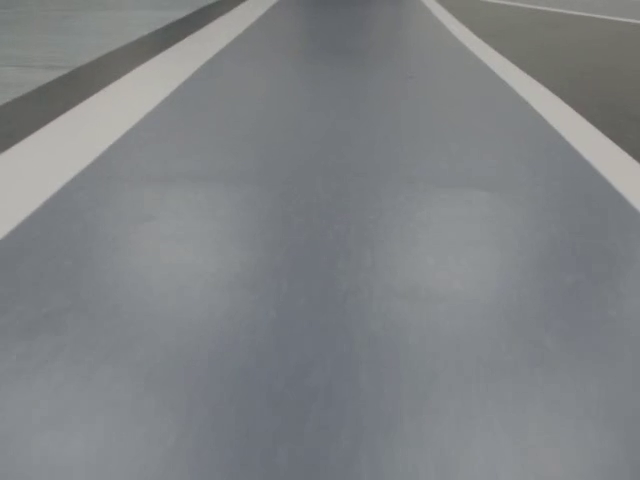
#> input picture frame 96 of track_video.mp4, 640 x 480 px
$ python detect.py
#> lines starting #> are read from the running program, lines starting #| are printed output that depends on the picture; after the words box and inside, x2 and y2 are one past the last pixel; in counts of white or black regions, pixels touching at a corner belong together
#!/usr/bin/env python
# -*- coding: utf-8 -*-
'''
@author: Allen(Zifeng) An
@course:
@contact: anz8@mcmaster.ca
@file: detect.py
@time: 7/30/2019 11:50 AM
'''

import cv2
import numpy as np
import math
import matplotlib.pyplot as plt

# takes in an image and returns the canny edge image
# gray scale --> noise reduction  --> canny edge detection
def canny(image):
    gray = cv2.cvtColor(image, cv2.COLOR_RGB2GRAY)
    blur = cv2.GaussianBlur(gray, (5, 5), 0)
    canny = cv2.Canny(blur, 50, 150)
    return canny

# in gray scale picture: 0 --> black, 255 -->white
def region_of_interest(image): # this image is canny --> black and white
    height=image.shape[0] # height of the image 480
    width=image.shape[1] #640

    # mask (bitwise AND) image --> region of interest
    # our mask is a polygon, the origin is the top left corner of the window
    triangle = np.array([
        [(0,300),(0,140),(250,0),(450,0),(width,140),(width,300)]])

    mask = np.zeros_like(image) # all 0 array --> black
    cv2.fillPoly(mask,triangle,255)
    masked_image = cv2.bitwise_and(image,mask)
    # you can use imshow function to show any of these images
    return masked_image

#put lines on a black image
def display_lines(image,lines):
    line_image=np.zeros_like(image) #black background
    if lines is not None:
        for line in lines:
            x1,y1,x2,y2=line.reshape(4)
            cv2.line(line_image,(x1,y1),(x2,y2),(255,0,0),5)
            #img, point1, point2, rbg colour, thickness
        return line_image

def average_slope_intercept_left(image,lines):
    left_fit=[]
    right_fit=[]
    for line in lines:
        x1,y1,x2,y2=line.reshape(4) # line here is numpy ndarray
        parameters= np.polyfit((x1,x2),(y1,y2),1) # returns slope and y-intercept of each line
        slope, intercept=parameters[0],parameters[1]
        if slope < 0:
            left_fit.append((slope,intercept))
        else:
            right_fit.append((slope,intercept))

    if len(left_fit) == 0: # np.average will throw an error if fit is empty
        raise Exception("Left Empty.")

    left_fit_avg=np.average(left_fit,axis=0)
    left_line= make_coordinates(image,left_fit_avg)
    return np.array([left_line])

def average_slope_intercept_right(image,lines):
    left_fit=[]
    right_fit=[]
    for line in lines:
        x1,y1,x2,y2=line.reshape(4)
        parameters= np.polyfit((x1,x2),(y1,y2),1)
        slope, intercept=parameters[0],parameters[1]
        if slope < 0:
            left_fit.append((slope,intercept))
        else:
            right_fit.append((slope,intercept))

    if len(right_fit) == 0:
        raise Exception("Right Empty.")

    right_fit_avg = np.average(right_fit, axis=0)
    right_line=make_coordinates(image,right_fit_avg)
    return np.array([right_line])

# this function is never used
def average_slope_intercept(image,lines):
    return np.concatenate((average_slope_intercept_left(image,lines),average_slope_intercept_right(image,lines)))


def make_coordinates(image, line_parameters): #takes the line parameters, returns the coordinates
    # print("in make_coordinates(): ", line_parameters)
    slope,intercept= line_parameters
    # y1=image.shape[0]
    # y2=int(y1*0.6) # 60 percent of the screen from bottom up
    y1 = 300 # arbitrarily defined
    y2 = 50
    x1=int((y1-intercept)/slope) # linear equation of the line
    x2 = int((y2 - intercept) / slope)

    return np.array([x1,y1,x2,y2])

def calculate_angle(car,centre):
    #takes the coordinates of the car and the current centre of the lane
    rise, run =centre[1]-car[1],centre[0]-car[0]
    if run == 0:
        print('Going straight')
    else:
        slope = rise/run
        radian = math.atan(math.fabs(slope))
        angle = 90-math.degrees(radian)
        if angle<4: print('Going straight') # noise control, ignore 4 degrees or less deviation
        else:
            if slope <0: print('Turning right '+str(round(angle,2))+' degrees')
            else: print('Turning left '+str(round(angle,2))+' degrees')


def mid_point(line): # return the mid point of the given line
    x1,y1,x2,y2=line.reshape(4)
    #640 is the width of the image
    slope = (y2-y1)/(x2-x1)
    intercept= y1-slope*x1
    if slope <0: margin_point= 0,intercept
    else: margin_point= 640, slope*640+intercept
    mid_x=(margin_point[0]+x2)/2
    mid_y=(margin_point[1]+y2)/2
    return mid_x,mid_y

#video

cap= cv2.VideoCapture('track_video.mp4') # cap= cv2.VideoCapture(1) is the camera on the car

while (cap.isOpened()) == True:
    _,frame =cap.read()
#> frame is the input picture: shape (480, 640, 3); mean B, G, R 132.7, 130.4, 127.3
    if  _ == False:
        break
    canny_image = canny(frame)
#> in canny, `canny = cv2.Canny(blur, 50, 150)`:
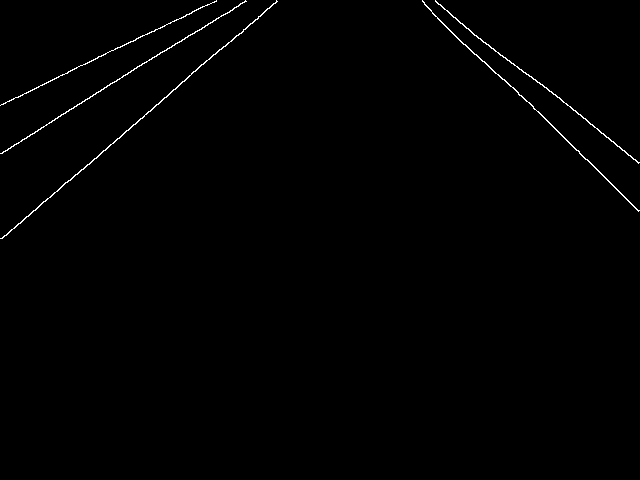
#> canny: shape (480, 640); 0.65% white in thin lines or dots, all inside (x1, y1, x2, y2) = (0, 0, 640, 239)
    cropped_img = region_of_interest(canny_image)
#> in region_of_interest, `cv2.fillPoly(mask,triangle,255)`:
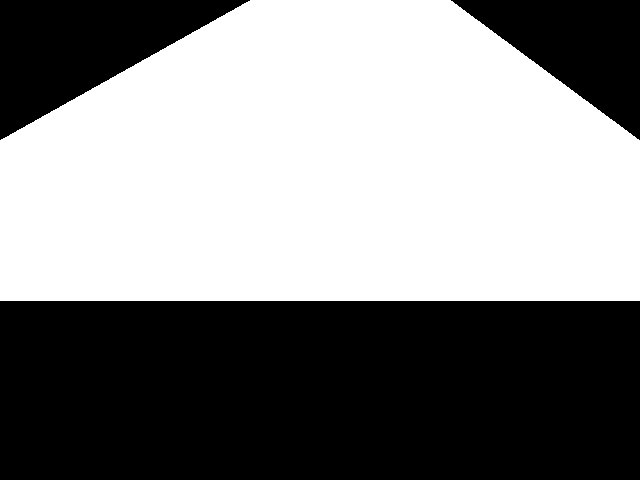
#> mask: shape (480, 640); 52.7% white; 3 black regions, box (x1, y1, x2, y2) and area: (0, 301, 640, 480) 114560, (0, 0, 250, 140) 17570, (451, 0, 640, 140) 13300
#> in region_of_interest, `masked_image = cv2.bitwise_and(image,mask)`:
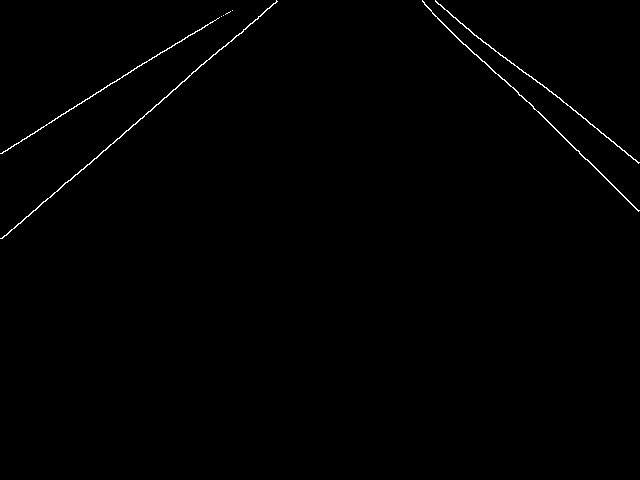
#> masked_image: shape (480, 640); 0.54% white in thin lines or dots, all inside (x1, y1, x2, y2) = (0, 0, 640, 239)
    # HoughLineP(img,pixel quantity, theta, number of intersections in the voting box)
    # transform into
    lines = cv2.HoughLinesP(cropped_img, 1, np.pi / 180, 40, np.array([]), minLineLength=4, maxLineGap=10)
#> lines = 15 rows, first 6: [2, 238, 276, 0], [0, 153, 219, 17], [498, 74, 615, 187], [465, 44, 502, 79], [460, 23, 585, 118], [605, 178, 638, 210]
    # 40 is the number of votes in the voting box, this is the threshold value for detection
    # print("from Hough lines: ", lines.shape, lines)
    car_location= int(frame.shape[1]/2),int(frame.shape[0])
#> car_location = (320, 480)
    # print(frame.shape[0],frame.shape[1])
    #           height       width


    right_flag, left_flag = False, False # making sure the variables are initialized
    try:
        averaged_lines_right = average_slope_intercept_right(frame, lines)
#> the loop in average_slope_intercept_right, `for line in lines:` made 15 passes
#> (x1, y1, x2, y2, slope, intercept) on passes 1 to 12: (2, 238, 276, 0, -0.869, 239.7), (0, 153, 219, 17, -0.621, 153), (498, 74, 615, 187, 0.966, -407), (465, 44, 502, 79, 0.946, -395.9), (460, 23, 585, 118, 0.76, -326.6), (605, 178, 638, 210, 0.97, -408.7), (14, 144, 195, 31, -0.624, 152.7), (70, 180, 186, 79, -0.871, 240.9), (473, 34, 526, 74, 0.755, -323), (546, 87, 628, 155, 0.829, -365.8), (432, 13, 482, 61, 0.96, -401.7), (1, 238, 68, 180, -0.866, 238.9)
#> after the loop in average_slope_intercept_right, `for line in lines:`: left_fit = [(-0.869, 239.7), (-0.621, 153), (-0.624, 152.7), (-0.871, 240.9), (-0.866, 238.9), (-0.632, 154.3)]; right_fit = [(0.966, -407), (0.946, -395.9), (0.76, -326.6), (0.97, -408.7), (0.755, -323), (0.829, -365.8), (0.96, -401.7), (0.978, -413.9), (0.806, -349.4)]
#> in average_slope_intercept_right, `right_fit_avg = np.average(right_fit, axis=0)`: right_fit_avg = [0.886, -376.9]
#> in make_coordinates, `slope,intercept= line_parameters`: slope = 0.886; intercept = -376.9
#> in make_coordinates, `x1=int((y1-intercept)/slope)`: x1 = 764
#> in make_coordinates, `x2 = int((y2 - intercept) / slope)`: x2 = 482
#> in average_slope_intercept_right, `right_line=make_coordinates(image,right_fit_avg)`: right_line = [764, 300, 482, 50]
#> averaged_lines_right = [[764, 300, 482, 50]]
        avg_line_image_right = display_lines(frame, averaged_lines_right)
#> the loop in display_lines, `for line in lines:` made 1 pass
    except Exception as e:
        # print('Error!',e)
        right_flag=True

    try:
        averaged_lines_left = average_slope_intercept_left(frame, lines)
#> the loop in average_slope_intercept_left, `for line in lines:` made 15 passes
#> in average_slope_intercept_left, `left_fit_avg=np.average(left_fit,axis=0)`: left_fit_avg = [-0.747, 196.6]
#> in average_slope_intercept_left, `left_line= make_coordinates(image,left_fit_avg)`: left_line = [-138, 300, 196, 50]
#> averaged_lines_left = [[-138, 300, 196, 50]]
        avg_line_image_left = display_lines(frame, averaged_lines_left)
#> the loop in display_lines (call 2), `for line in lines:` made 1 pass
    except Exception as e:
        # print('Error!', e)
        left_flag = True

    if left_flag ==False and right_flag == False:
        combo_image = cv2.addWeighted(frame, 1, avg_line_image_left, 1,1)
        combo_image = cv2.addWeighted(combo_image, 1, avg_line_image_right, 1,1)

        mid_right = tuple(int(x) for x in mid_point(averaged_lines_right))
#> in mid_point, `x1,y1,x2,y2=line.reshape(4)`: x1 = 764; y1 = 300; x2 = 482; y2 = 50
#> in mid_point, `slope = (y2-y1)/(x2-x1)`: slope = 0.887
#> in mid_point, `intercept= y1-slope*x1`: intercept = -377.3
#> in mid_point, `else: margin_point= 640, slope*640+intercept`: margin_point = (640, 190.1)
#> in mid_point, `mid_x=(margin_point[0]+x2)/2`: mid_x = 561
#> in mid_point, `mid_y=(margin_point[1]+y2)/2`: mid_y = 120
#> mid_right = (561, 120)
        mid_left = tuple(int(x) for x in mid_point(averaged_lines_left))
#> mid_left = (98, 123)
        cv2.circle(combo_image, mid_right, 5, (0, 0, 255), thickness=5)
        cv2.circle(combo_image, mid_left, 5, (0, 0, 255), thickness=5)
        centre = int((mid_left[0] + mid_right[0]) / 2), int((mid_left[1] + mid_right[1]) / 2)
#> centre = (329, 121)
        cv2.circle(combo_image, centre, 5, (192, 0, 192), thickness=5)
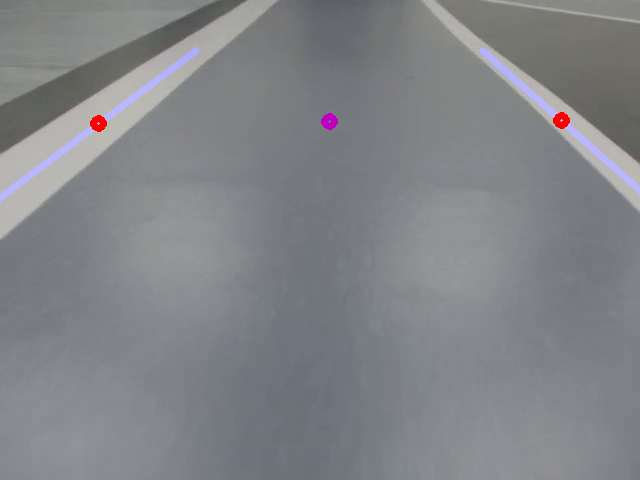
#> combo_image: shape (480, 640, 3); mean B, G, R 135.3, 132, 129.4
        cv2.circle(combo_image, car_location, 5, (255, 255, 0), thickness=5)
#> combo_image: shape (480, 640, 3); 0.03% of pixels changed, all inside (x1, y1, x2, y2) = (312, 472, 329, 480)
        calculate_angle(car_location,centre)
#> in calculate_angle, `rise, run =centre[1]-car[1],centre[0]-car[0]`: rise = -359; run = 9
#> in calculate_angle, `slope = rise/run`: slope = -39.89
#> in calculate_angle, `radian = math.atan(math.fabs(slope))`: radian = 1.55
#> in calculate_angle, `angle = 90-math.degrees(radian)`: angle = 1.44

        cv2.imshow('combo',combo_image)
        cv2.waitKey(1) #wait for 1 msec
        # plt.imshow(combo_image) #shows coordinates
        # plt.show()

    elif left_flag == False and right_flag == True:
        combo_image = cv2.addWeighted(frame, 0.8, avg_line_image_left, 1, 1)

        mid_left = tuple(int(x) for x in mid_point(averaged_lines_left))
        cv2.circle(combo_image, mid_left, 5, (0, 0, 255), thickness=5)
        centre = mid_left[0] + 330, mid_left[1] # 330 is arbitrarily chosen
        cv2.circle(combo_image, centre, 5, (192, 0, 192), thickness=5)
        cv2.circle(combo_image, car_location, 5, (255, 255, 0), thickness=5)
        calculate_angle(car_location, centre)

        cv2.imshow('combo', combo_image)
        cv2.waitKey(1)
    elif left_flag == True and right_flag == False:
        combo_image = cv2.addWeighted(frame, 0.8, avg_line_image_right, 1, 1)
        mid_right = tuple(int(x) for x in mid_point(averaged_lines_right))
        cv2.circle(combo_image, mid_right, 5, (0, 0, 255), thickness=5)
        centre = mid_right[0] - 330, mid_right[1]
        cv2.circle(combo_image, centre, 5, (192, 0, 192), thickness=5)
        cv2.circle(combo_image, car_location, 5, (255, 255, 0), thickness=5)
        calculate_angle(car_location, centre)

        cv2.imshow('combo', combo_image)
        cv2.waitKey(1)
    else:
        cv2.imshow('combo', frame)
        cv2.waitKey(1)

# Closes all the frames
cv2.destroyAllWindows()

$ run again, starting later in the video
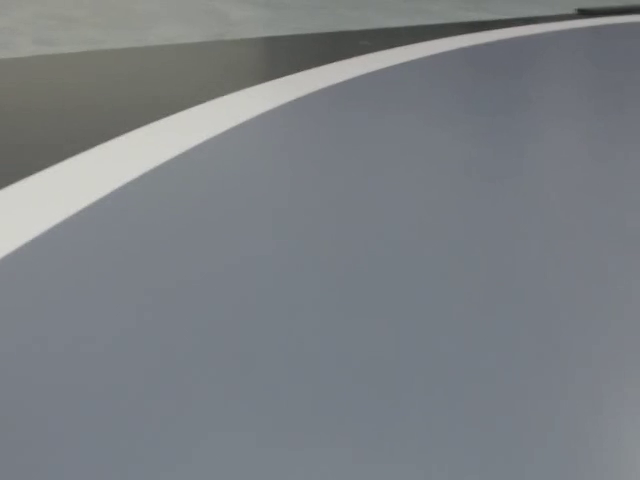
#> input picture frame 434 of track_video.mp4, 640 x 480 px
#> frame is the input picture: shape (480, 640, 3); mean B, G, R 131.7, 127.4, 122.8
#> in canny, `canny = cv2.Canny(blur, 50, 150)`:
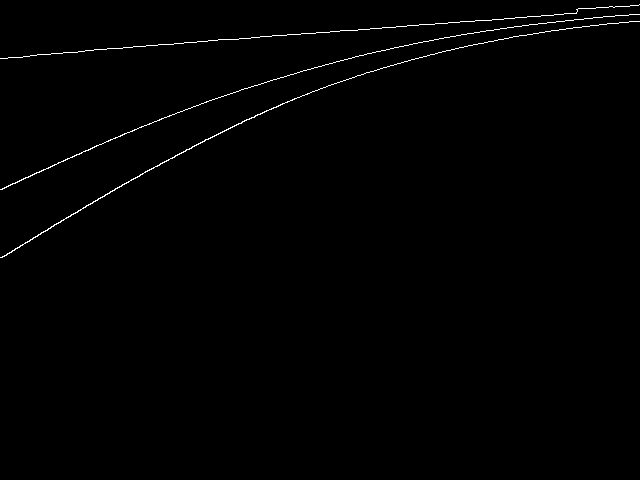
#> canny: shape (480, 640); 0.69% white in thin lines or dots, all inside (x1, y1, x2, y2) = (0, 4, 640, 258)
#> mask: shape (480, 640); 52.7% white; 3 black regions, box (x1, y1, x2, y2) and area: (0, 301, 640, 480) 114560, (0, 0, 250, 140) 17570, (451, 0, 640, 140) 13300
#> masked_image: shape (480, 640); 0.49% white in thin lines or dots, all inside (x1, y1, x2, y2) = (0, 20, 504, 258)
#> lines = 13 rows, first 6: [251, 37, 474, 21], [2, 188, 141, 126], [0, 257, 133, 178], [193, 106, 303, 70], [234, 125, 328, 85], [353, 30, 369, 29]
#> the loop in average_slope_intercept_right, `for line in lines:` made 13 passes
#> (x1, y1, x2, y2, slope, intercept) on passes 1 to 8: (251, 37, 474, 21, -0.0717, 55.01), (2, 188, 141, 126, -0.446, 188.9), (0, 257, 133, 178, -0.594, 257), (193, 106, 303, 70, -0.327, 169.2), (234, 125, 328, 85, -0.426, 224.6), (353, 30, 369, 29, -0.0625, 52.06), (367, 53, 486, 30, -0.193, 123.9), (174, 43, 339, 31, -0.0727, 55.65)
#> after the loop in average_slope_intercept_right, `for line in lines:`: left_fit = [(-0.0717, 55.01), (-0.446, 188.9), (-0.594, 257), (-0.327, 169.2), (-0.426, 224.6), (-0.0625, 52.06), (-0.193, 123.9), (-0.0727, 55.65), (-0.306, 185.2), (-0.53, 248.9), (-0.229, 153.2), (-0.441, 189), (-0.31, 164.6)]; right_fit = []
#> the loop in average_slope_intercept_left, `for line in lines:` made 13 passes
#> left_fit_avg = [-0.308, 159]
#> in make_coordinates, `slope,intercept= line_parameters`: slope = -0.308; intercept = 159
#> in make_coordinates, `x1=int((y1-intercept)/slope)`: x1 = -457
#> in make_coordinates, `x2 = int((y2 - intercept) / slope)`: x2 = 353
#> left_line = [-457, 300, 353, 50]
#> averaged_lines_left = [[-457, 300, 353, 50]]
#> the loop in display_lines, `for line in lines:` made 1 pass
#> in mid_point, `x1,y1,x2,y2=line.reshape(4)`: x1 = -457; y1 = 300; x2 = 353; y2 = 50
#> in mid_point, `slope = (y2-y1)/(x2-x1)`: slope = -0.309
#> in mid_point, `intercept= y1-slope*x1`: intercept = 159
#> margin_point = (0, 159)
#> mid_x = 176.5
#> mid_y = 104.5
#> mid_left = (176, 104)
#> centre = (506, 104)
#> `cv2.circle(combo_image, centre, 5, (192, 0, 192), thickness=5)`:
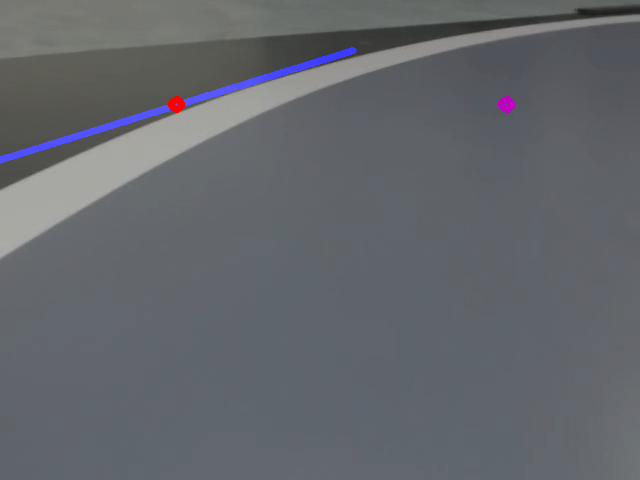
#> combo_image: shape (480, 640, 3); mean B, G, R 107.8, 102.8, 99.4
#> rise = -376; run = 186
#> in calculate_angle, `slope = rise/run`: slope = -2.02
#> radian = 1.11
#> angle = 26.32
#| Turning right 26.32 degrees

$ run again, starting later in the video
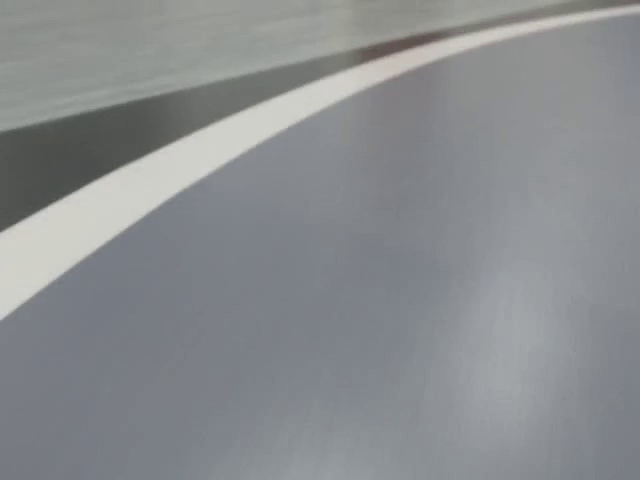
#> input picture frame 772 of track_video.mp4, 640 x 480 px
#> frame is the input picture: shape (480, 640, 3); mean B, G, R 143, 140.8, 137.7
#> in canny, `canny = cv2.Canny(blur, 50, 150)`:
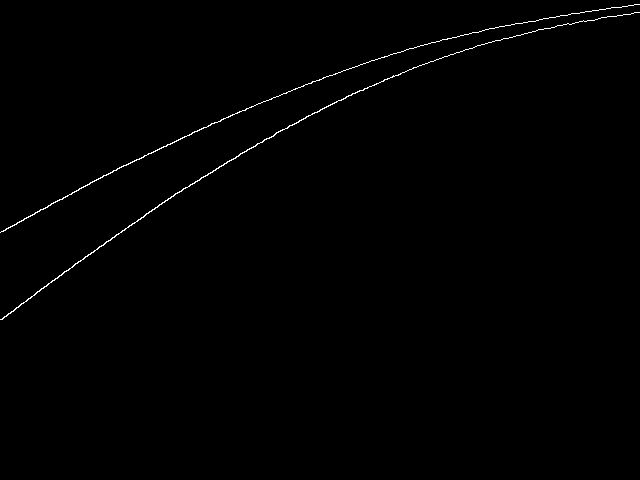
#> canny: shape (480, 640); 0.53% white in thin lines or dots, all inside (x1, y1, x2, y2) = (0, 4, 640, 320)
#> mask: shape (480, 640); 52.7% white; 3 black regions, box (x1, y1, x2, y2) and area: (0, 301, 640, 480) 114560, (0, 0, 250, 140) 17570, (451, 0, 640, 140) 13300
#> masked_image: shape (480, 640); 0.42% white in thin lines or dots, all inside (x1, y1, x2, y2) = (0, 29, 503, 301)
#> lines = 14 rows, first 6: [63, 272, 177, 192], [103, 175, 251, 106], [257, 143, 348, 95], [173, 196, 201, 177], [0, 232, 104, 175], [271, 98, 397, 52]
#> the loop in average_slope_intercept_right, `for line in lines:` made 14 passes
#> (x1, y1, x2, y2, slope, intercept) on passes 1 to 8: (63, 272, 177, 192, -0.702, 316.2), (103, 175, 251, 106, -0.466, 223), (257, 143, 348, 95, -0.527, 278.6), (173, 196, 201, 177, -0.679, 313.4), (0, 232, 104, 175, -0.548, 232), (271, 98, 397, 52, -0.365, 196.9), (351, 94, 450, 54, -0.404, 235.8), (36, 292, 190, 184, -0.701, 317.2)
#> after the loop in average_slope_intercept_right, `for line in lines:`: left_fit = [(-0.702, 316.2), (-0.466, 223), (-0.527, 278.6), (-0.679, 313.4), (-0.548, 232), (-0.365, 196.9), (-0.404, 235.8), (-0.701, 317.2), (-0.531, 280.4), (-0.244, 148), (-0.602, 299), (-0.325, 201.3), (-0.55, 232.7), (-0.409, 209.6)]; right_fit = []
#> the loop in average_slope_intercept_left, `for line in lines:` made 14 passes
#> left_fit_avg = [-0.504, 248.9]
#> in make_coordinates, `slope,intercept= line_parameters`: slope = -0.504; intercept = 248.9
#> in make_coordinates, `x1=int((y1-intercept)/slope)`: x1 = -101
#> in make_coordinates, `x2 = int((y2 - intercept) / slope)`: x2 = 394
#> left_line = [-101, 300, 394, 50]
#> averaged_lines_left = [[-101, 300, 394, 50]]
#> the loop in display_lines, `for line in lines:` made 1 pass
#> in mid_point, `x1,y1,x2,y2=line.reshape(4)`: x1 = -101; y1 = 300; x2 = 394; y2 = 50
#> in mid_point, `slope = (y2-y1)/(x2-x1)`: slope = -0.505
#> in mid_point, `intercept= y1-slope*x1`: intercept = 249
#> margin_point = (0, 249)
#> mid_x = 197
#> mid_y = 149.5
#> mid_left = (197, 149)
#> centre = (527, 149)
#> `cv2.circle(combo_image, centre, 5, (192, 0, 192), thickness=5)`:
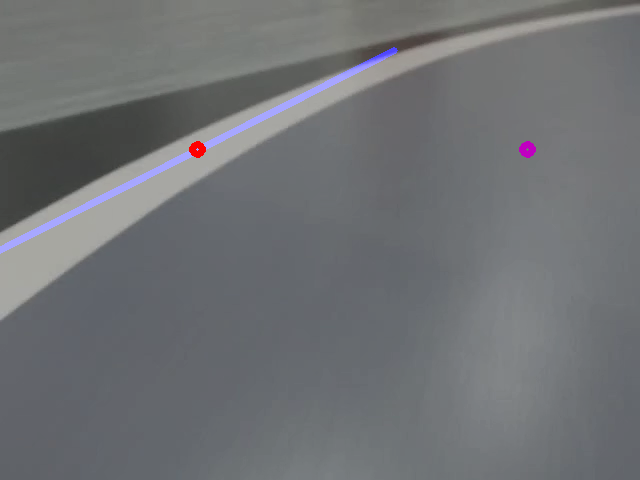
#> combo_image: shape (480, 640, 3); mean B, G, R 116.3, 113.4, 111.3
#> rise = -331; run = 207
#> in calculate_angle, `slope = rise/run`: slope = -1.6
#> radian = 1.01
#> angle = 32.02
#| Turning right 32.02 degrees
